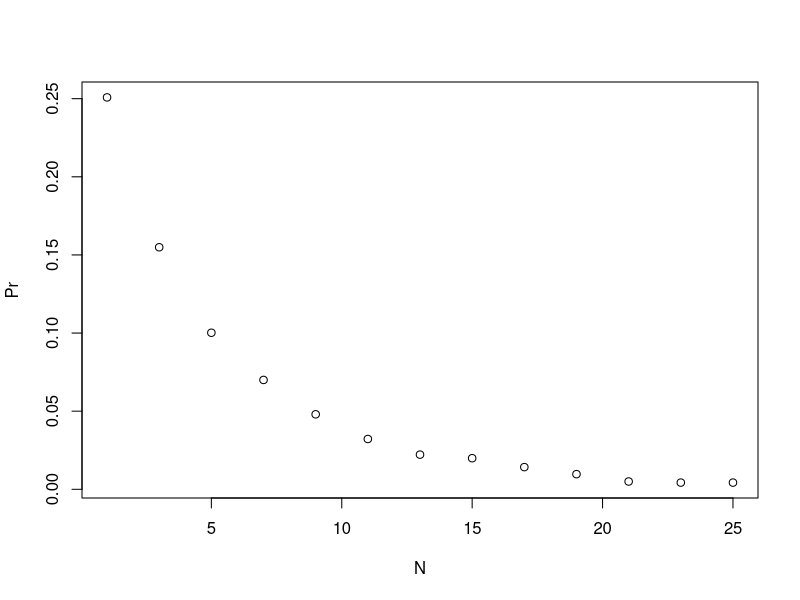

Write R code to recreate this figure.
# Given a value 'p', the probability of winning the series for the underdog team B can be computed with the following function based on a Monte Carlo simulation:
prob_win <- function(N, p=0.75){
  B <- 10000
  result <- replicate(B, {
    b_win <- sample(c(1,0), N, replace = TRUE, prob = c(1-p, p))
    sum(b_win)>=(N+1)/2
  })
  mean(result)
}

# Assign the variable 'N' as the vector of series lengths. Use only odd numbers ranging from 1 to 25 games.
N <- seq(1, 25, 2)

# Apply the 'prob_win' function across the vector of series lengths to determine the probability that team B will win. Call this object `Pr`.
Pr <- sapply(N, prob_win)

# Plot the number of games in the series 'N' on the x-axis and 'Pr' on the y-axis.
plot(N, Pr)